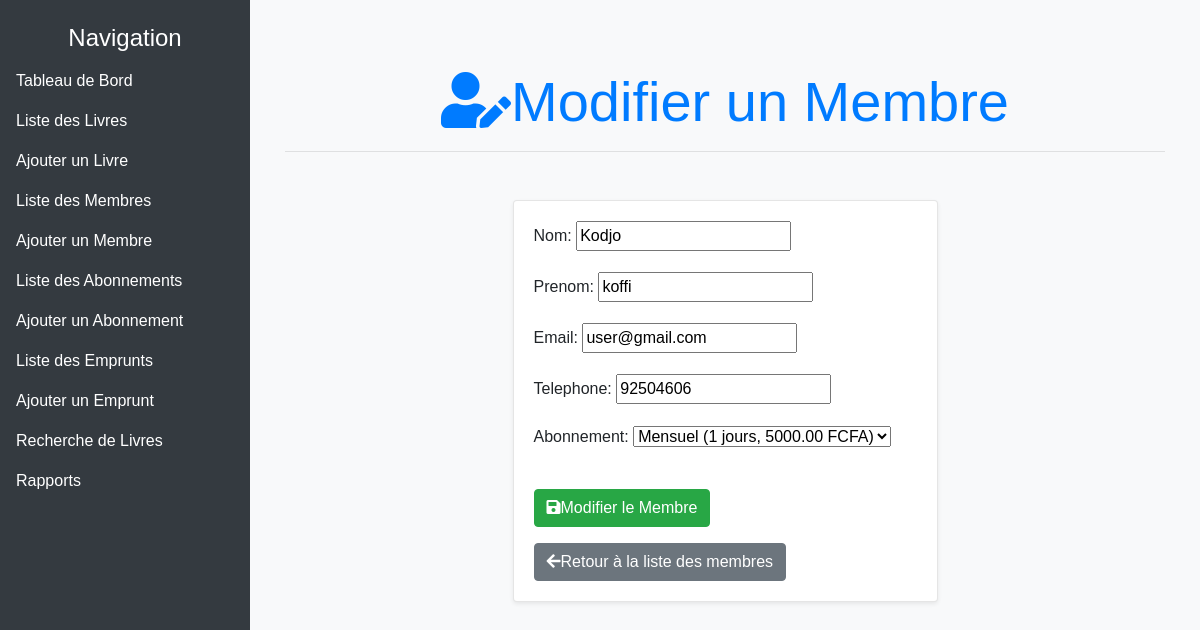
Before: /gestion/membres/modifier/4/ with the older database file.
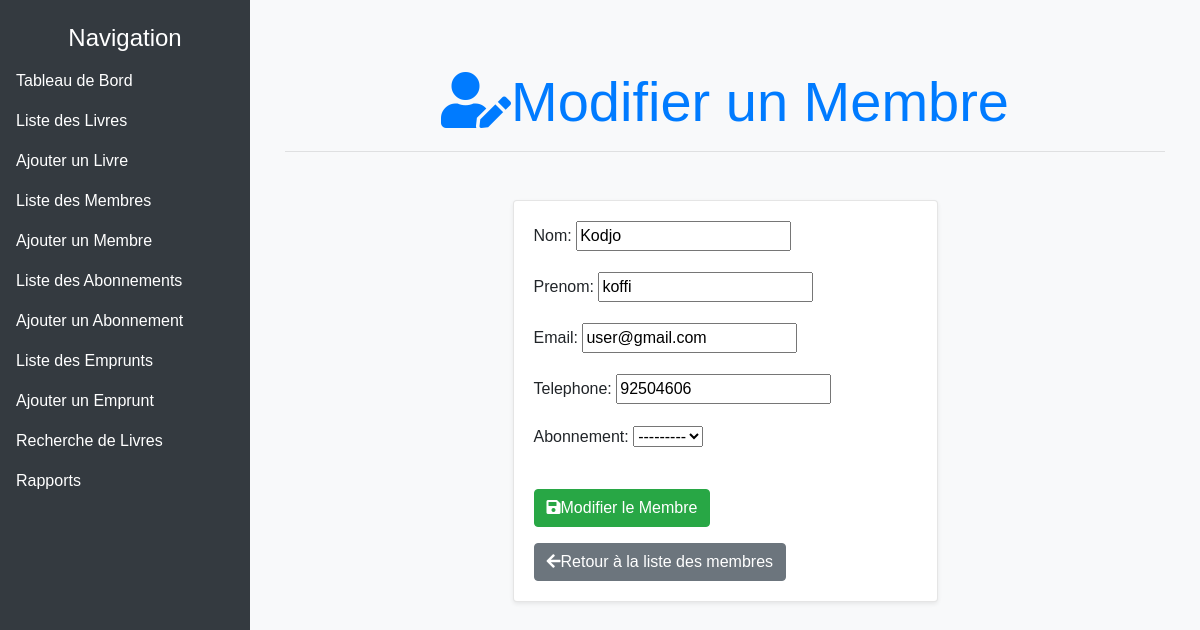
After: the same page with the newer database file.
### GestionBibliotheque/models.py (models this page shows, shortened)
class Membre(models.Model):
    nom = models.CharField(max_length=100)
    prenom = models.CharField(max_length=100)
    email = models.EmailField(unique=True)
    telephone = models.CharField(max_length=15)
    date_inscription = models.DateField(auto_now_add=True)
    abonnement = models.ForeignKey('Abonnement', on_delete=models.SET_NULL, null=True, blank=True)

### GestionBibliotheque/views.py (the view)
# urls.py: path('membres/modifier/<int:pk>/', views.modifier_membre, name='modifier_membre'),
def modifier_membre(request, pk):
    membre = get_object_or_404(Membre, pk=pk)
    if request.method == 'POST':
        form = MembreForm(request.POST, instance=membre)
        if form.is_valid():
            form.save()
            return redirect('liste_membres')
    else:
        form = MembreForm(instance=membre)
    return render(request, 'gestion_bibliotheque/modifier_membre.html', {'form': form})

### GestionBibliotheque/forms.py
class MembreForm(forms.ModelForm):
    class Meta:
        model = Membre
        fields = '__all__'

### GestionBibliotheque/models.py (called while the page is built)
    def __str__(self):
        return f"{self.get_type_display()} ({self.duree} jours, {self.cout} FCFA)"

### GestionBibliotheque/templates/gestion_bibliotheque/modifier_membre.html (shortened to what this page needs)
{% extends "gestion_bibliotheque/base.html" %}
{% block content %}
<div class="container mt-5">
    <div class="row mb-4">
        <div class="col-12">
            <h1 class="display-4 text-primary text-center">
                <i class="fas fa-user-edit me-3"></i>Modifier un Membre
            </h1>
            <hr class="mb-4">
        </div>
    </div>
    <div class="row justify-content-center">
        <div class="col-md-8 col-lg-6">
            <div class="card shadow-sm">
                <div class="card-body">
                    <form method="post">
                        <div class="mb-3">
                            {{ form.as_p }}
                        </div>
                        <button type="submit" class="btn btn-success mt-3">
                            <i class="fas fa-save me-2"></i>Modifier le Membre
                        </button>
                    </form>
                    <a href="{% url 'liste_membres' %}" class="btn btn-secondary mt-3">
                        <i class="fas fa-arrow-left me-2"></i>Retour à la liste des membres
                    </a>
                </div>
            </div>
        </div>
    </div>
</div>
{% endblock %}

Changed rows visible on the page:
changed Membre "Kodjo": abonnement "Mensuel (1 jours, 5000.00 FCFA)" → "---------"
